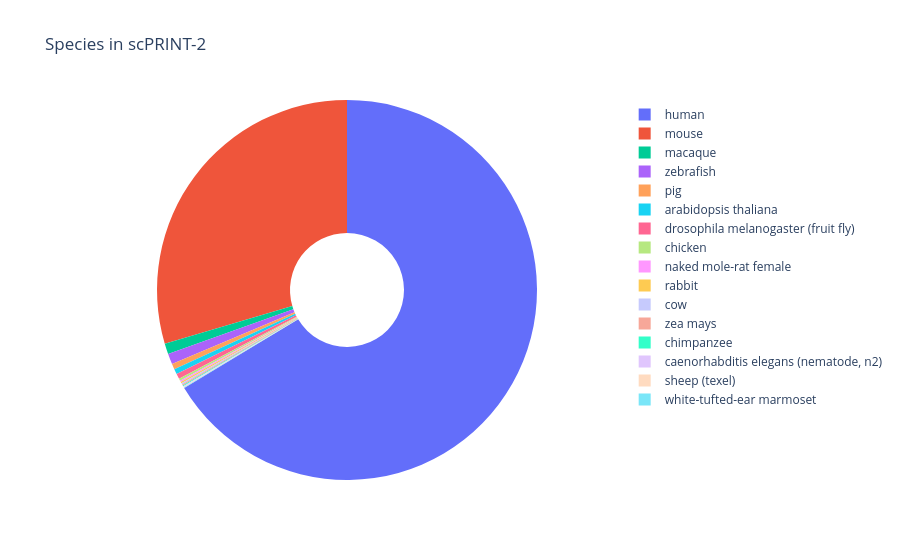

Here is the notebook cell this chart was saved with:
### Markdown cell above
With no labels:

### Code cell
# Create a camembert plot
fig = px.pie(
    names=list(species.keys()),
    values=species.values(),
    title="Species in scPRINT-2",
    hole=0.3,  # for a donut-style camembert
)
fig.update_traces(textinfo="none")
fig.show()
# Export to PDF
# pio.write_image(fig, "species_pie_plotly.pdf")

labels = list(fig.data[0].labels)
values = list(fig.data[0].values)
total = sum(values)

df_pct = pd.DataFrame({
    "label": labels,
    "count": values,
    "percent": [v / total * 100 for v in values],
}).sort_values("percent", ascending=False)
df_pct

### Figure 1 — Plotly figure (JSON) as saved in the notebook; plotly's stock layout.template omitted (floating-point values rounded to 4 significant figures)
{"data": [{"domain": {"x": [0.0, 1.0], "y": [0.0, 1.0]}, "hole": 0.3, "hovertemplate": "label=%{label}<br>value=%{value}<extra></extra>", "labels": ["human", "mouse", "macaque", "zebrafish", "pig", "arabidopsis thaliana", "drosophila melanogaster (fruit fly)", "chicken", "naked mole-rat female", "rabbit", "cow", "zea mays", "chimpanzee", "caenorhabditis elegans (nematode, n2)", "sheep (texel)", "white-tufted-ear marmoset"], "legendgroup": "", "name": "", "showlegend": true, "textinfo": "none", "type": "pie", "values": [230724984, 102753838, 3161179, 3117237, 1641179, 1564711, 1564460, 606680, 441042, 417091, 390675, 336166, 293472, 251759, 177871, 115584]}], "layout": {"legend": {"tracegroupgap": 0}, "title": {"text": "Species in scPRINT-2"}}}
